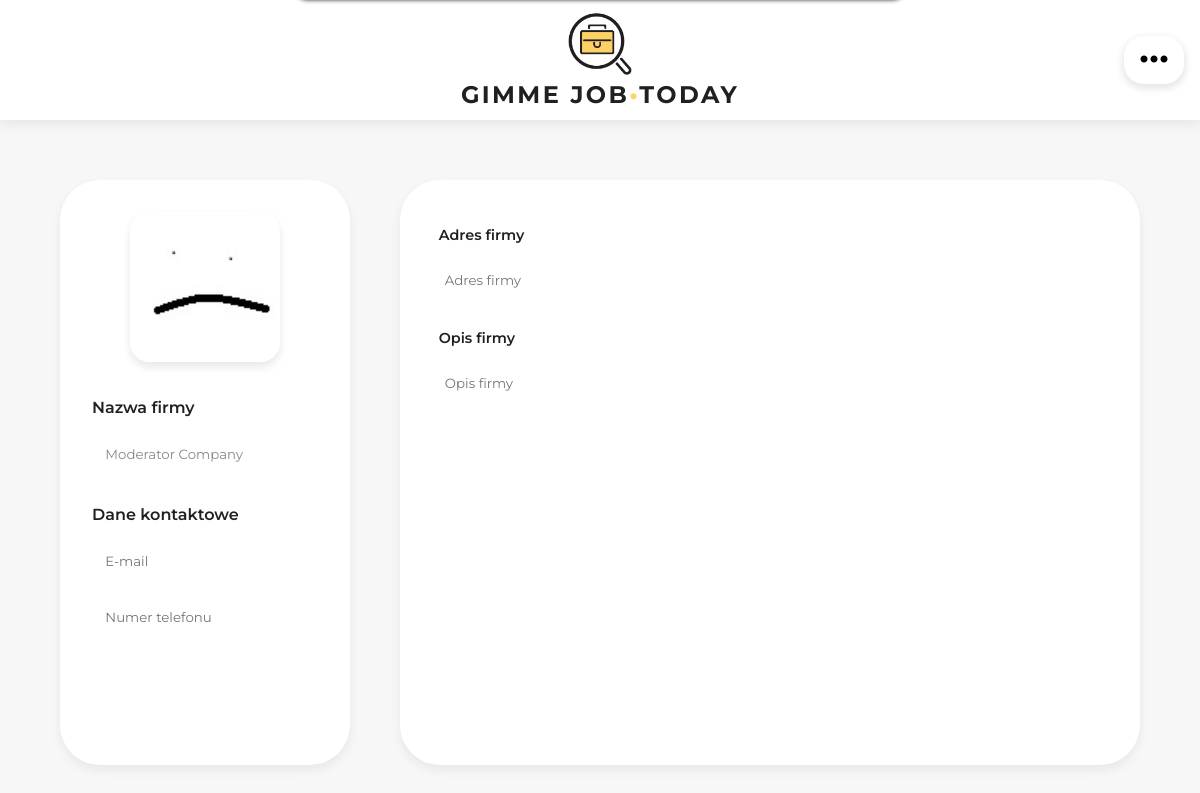
Screenshot of /profile/ded8cec1-6830-4307-9d70-99a0fecd4dca with the database file from the repository.
### job_offers/models.py (models this page shows, shortened)
class Company(models.Model):
    id = models.UUIDField(primary_key=True, default=uuid.uuid4, editable=False)
    user = models.OneToOneField(User, on_delete=models.CASCADE, related_name='company')
    name = models.CharField(
        max_length=100
    )
    email = models.EmailField(
        default="",
        blank=True
    )
    phone_number = models.CharField(
        default="",
        max_length=100,
        blank=True,
    )
    description = models.TextField(
        default="",
        blank=True,
    )
    def company_logo_directory(instance, filename):
        extension = filename.split('.')[-1]
        if extension == filename:
            extension = 'png'
        return f'company_logos/{instance.id}.{extension}'
    logo = models.ImageField(upload_to=company_logo_directory, blank=True)
    @property
    def logo_url_or_default(self):
        if self.logo:
            return self.logo.url
        else:
            return "https://www.w3schools.com/howto/img_avatar.png"
    address = models.CharField(
        max_length=100,
        default="",
        blank=True,
    )
    class Meta:
        verbose_name = 'Company'
        verbose_name_plural = 'Companies'

### job_offers/views.py (the view)
# urls.py: path('profile/<company_id>', profile),
def profile(request, company_id):
    try:
        company = Company.objects.filter(id=company_id).first()
        assert company is not None
        return render(request, 'job_offers/profile.html', {"company": company})
    except AssertionError:
        return redirect('index')

### job_offers/templates/job_offers/profile.html (shortened to what this page needs)
{% extends "base.html" %}
{% load static %}
{% block styles %}
<link rel="stylesheet" href="{% static '/styles/profile.css' %}" />{% endblock %}
{% block content %}
<div class="container profile">
    <div class="square left">
        <div class="image-container">
            <img src="{{ company.logo_url_or_default }}" class="image-container__company__logo" name="CompanyLogo">
        </div>
        <div>
            <p>Nazwa firmy</p>
            <input type="text" class="square__profile__info" name="CompanyName" placeholder="Nazwa Firmy" disabled="disabled" value="{{ company.name }}">
        </div>
        <div>
            <p>Dane kontaktowe</p>
            <input type="email" class="square__profile__info" name="CompanyContactEmail" placeholder="E-mail" disabled="disabled" value="{{ company.email }}">
            <input type="text" class="square__profile__info" name="CompanyContactPhoneNumber" placeholder="Numer telefonu" disabled="disabled" value="{{ company.phone_number }}">
        </div>
    </div>
    <div class="square right">
        <p>Adres firmy</p>
        <input type="text" class="square__profile__info" name="CompanyAddress" placeholder="Adres firmy" disabled="disabled" value="{{ company.address }}">
        <p>Opis firmy</p>
        <textarea class="square__profile__info" name="CompanyDescription" disabled="disabled" placeholder="Opis firmy">{{ company.description }}</textarea>
    </div>
</div>
{% endblock %}

### static/styles/style.css (style rules this page uses)
html, body { margin: 0; padding: 0; height: 100%; }
* { font-family: "Montserrat", sans-serif; }
body { background-color: #f7f7f7; }

### static/styles/profile.css (style rules this page uses)
html { overflow: hidden; }
.container { padding: 50px 50px 25px 50px; display: flex; justify-content: space-evenly; gap: 50px; box-sizing: border-box; height: 100%; width: 100%; }
.square { background-color: white; box-shadow: 0px 5px 10px #e9e7e7; height: auto; border-radius: 2.5em; text-align: center; float: left; padding: 2em 2em 1em 2em; }
.left { width: 25%; }
.right { width: 75%; }
.image-container__company__logo { width: 150px; height: 150px; border-radius: 20px; margin-bottom: 1em; box-shadow: 0px 5px 10px #e9e7e7; }
.square__profile__info { background-color: #f7f7f7; color: #878787; padding: 1em; width: 100%; border: none; margin-bottom: 1em; box-sizing: border-box; text-align: justify; border-radius: 1em; }
.profile .square__profile__info { background-color: transparent; }
textarea { resize: none; max-height: 48%; height: 200px; }
textarea.square__profile__info { border-radius: 0 0 1em 1em; }
.right p { font-family: "Montserrat", sans-serif; font-size: 0.9em; font-weight: 600; color: #202020; text-align: left; padding-left: 0.5em; }
.left p { font-family: "Montserrat", sans-serif; font-size: 1em; font-weight: 600; color: #202020; text-align: left; }

### rows the page displays
Company: logo_url_or_default (picture), CompanyName "Moderator Company"
